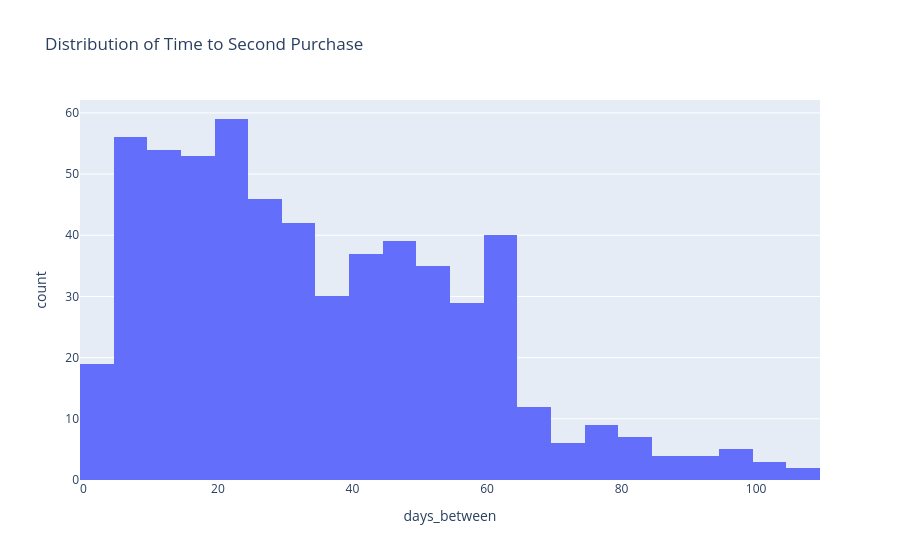

Notebook source saved alongside this figure:
### Code cell
fig = px.histogram(
    repurchase_data,
    x="days_between",
    nbins=40,
    title="Distribution of Time to Second Purchase"
)

fig.show()

### Figure 1 — Plotly figure (JSON) as saved in the notebook; plotly's stock layout.template omitted (floating-point values rounded to 4 significant figures; data arrays with more than 128 entries replaced by an {"elided": "..."} marker saying what was removed)
{"data": [{"alignmentgroup": "True", "bingroup": "x", "hovertemplate": "days_between=%{x}<br>count=%{y}<extra></extra>", "legendgroup": "", "marker": {"color": "#636efa", "pattern": {"shape": ""}}, "name": "", "nbinsx": 40, "offsetgroup": "", "orientation": "v", "showlegend": false, "type": "histogram", "x": {"elided": "591 int values"}, "xaxis": "x", "yaxis": "y"}], "layout": {"barmode": "relative", "legend": {"tracegroupgap": 0}, "title": {"text": "Distribution of Time to Second Purchase"}, "xaxis": {"anchor": "y", "domain": [0, 1], "title": {"text": "days_between"}}, "yaxis": {"anchor": "x", "domain": [0, 1], "title": {"text": "count"}}}}
